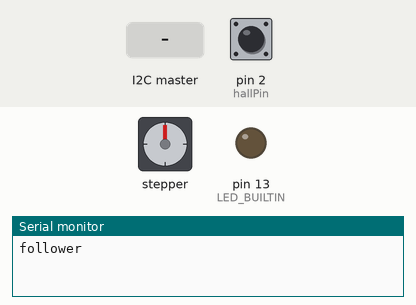
Simulated run of this sketch. Board: Arduino Uno, built with avr-gcc and run on an emulated ATmega328P. On the bench: stepper motor, output pins drawn as LEDs (lit = HIGH), the last lines printed to the serial monitor. The inputs (shaded band) are chosen by the test bench; at power-on: pin 2 (hallPin) HIGH. Stepper angles assume 400 steps per turn.

Above: at 1.2 s.
1.3 s: the I2C master sends the byte 1
At 1.45 s:
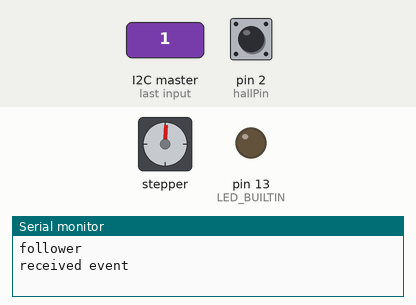
4.3 s: pin 2 (hallPin) pulled LOW for 1 s
6.9 s: pin 2 (hallPin) pulled LOW for 0.15 s
At 8.4 s:
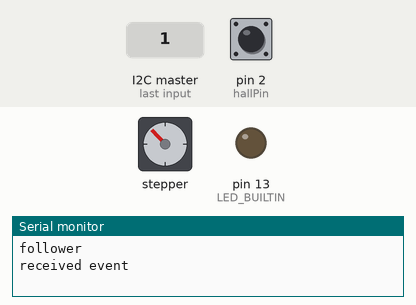
8.7 s: pin 2 (hallPin) pulled LOW for 0.15 s
At 8.93 s:
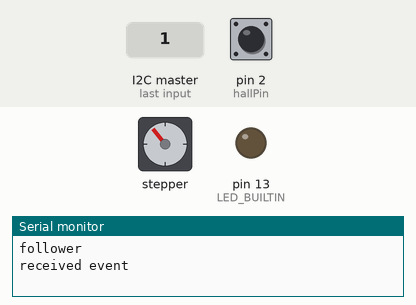
10.5 s: pin 2 (hallPin) pulled LOW for 3.2 s
At 13.78 s:
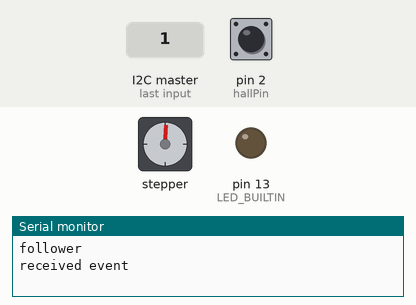
15.3 s: the I2C master sends the byte 1
At 15.45 s:
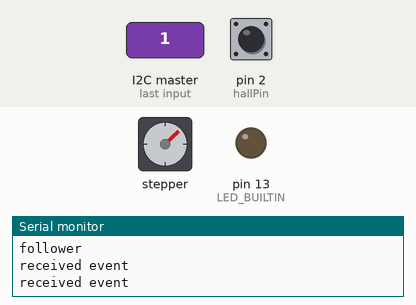
Timing chart, 0 to 19.3 s (numbered marks = the images above; inputs shaded):
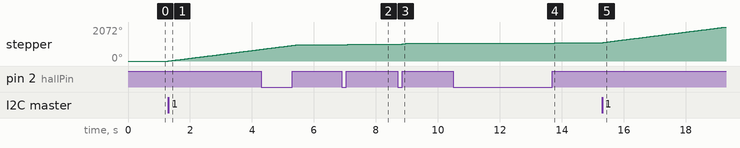

The sketch:

lab2-Follower1.ino
```cpp
#include <Wire.h>
#include <Stepper.h>

const int CALIBRATE = 1;
const int GO_TO_LETTER = 2;
const int TEST = 3;

const int FollowerAddress = 8;
const int hallPin = 2;
volatile bool startFound = false;
String flap [] = {":)", ":(", "1", "2", "3", "4", "5", "6", "7", "8", "9", "A", "B", "C", "D", "E", "F", "G", "H", "I", "J", "K", "L", "M", "N", "O", "P", "Q", "R", "S", "T", "U", "V", "W", "X", "Y", "Z", "!", "$", "%", "&", "*", "(", ")", "?", "+", "=", "/", "-"};

const int stepsPerIndex = 16;
const int stepsPerRevolution = 400; // This is the steps per revolution
int currStep = 0; // tracks the current location of our stepper
int currFlap = 0;
bool calibrated = false;
bool completedCurrentState = false;

bool ledTest = LOW;
bool goCalibrate = false;
bool offset = false;


Stepper stepper(stepsPerRevolution, 4, 3);

void setup() {
    // put your setup code here, to run once:
    pinMode(hallPin,INPUT_PULLUP); // original code used INPUT as 2nd parameter
    stepper.setSpeed(40.0); // constant speed for stepper.
    Wire.begin(FollowerAddress);
    Wire.onRequest(requestEvent);
    Wire.onReceive(receiveEvent);

    pinMode(LED_BUILTIN, OUTPUT);

    Serial.begin(9600);
//
    Serial.println("follower");

    attachInterrupt(digitalPinToInterrupt(hallPin), hallSensorInterrupt, RISING);
}

void loop() {
  if(goCalibrate) {
    stepper.step(stepsPerIndex);
  }
  if(offset) {
    stepper.step(stepsPerIndex*3);
    offset = false;
    completedCurrentState = true;
    calibrated = true;
//    delay(500);
//    stepper.step(stepsPerIndex);
  }
}

void requestEvent() {
    if(completedCurrentState){
        Wire.write(1);
    } else {
        Wire.write(0);
    }
}

void receiveEvent(int numBytes){
    completedCurrentState = false;
    int cmd;
    String value;
    Serial.println("received event");
    while (0 < Wire.available()){
        cmd = Wire.read();
        switch(cmd) {
            case TEST:
                test();
            case CALIBRATE:
                calibrate();
                break;
            case GO_TO_LETTER:
                value = Wire.read();
                moveToTarget(value);
                break;
        }
    }
}

void test() {
  Serial.println("test");
  digitalWrite(LED_BUILTIN, ledTest);
  ledTest = !ledTest;
  completedCurrentState = true;
  Serial.print("completed test");
}

void calibrate() {
//  Serial.println("calibrate follower");
//    while (digitalRead(hallPin) == 1) {
//        stepper.step(1); // keep moving 1 step at a time until sensor detects start position
//    }
//    calibrated = true;
//    Serial.print("completed calibrate");
  goCalibrate = true;
}

void moveToTarget(String target) {
//    int diff = 0; // defines the number of steps we need
//    int targetFlap = 0; // defines index of target flap
//
//    for (int i = 0; i < 50; i++) {
//        if (flap[i].equals(target)) {
//          targetFlap = i;
//        }
//    }
//
//    if (currFlap < targetFlap) {   // if current flap is earlier in array than target
//        diff = targetFlap - currFlap; // store difference
//
//    } else if (currFlap > targetFlap) { // if current flap is later in array than target
//        diff = 50 - currFlap + targetFlap;
//
//    } else { // if letters are the same
//        diff = 50;
//    }
//
//    currFlap = targetFlap; // resets currStep to our new location
//
//    stepper.step(-diff*stepsPerIndex); // moved backwards --> needed to make steps a negative
}


void hallSensorInterrupt() {
//  detachInterrupt(digitalPinToInterrupt(hallPin));
  offset = true;
  goCalibrate = false;
}
```

Measured:
- after the input at 1.3 s, stepper: keeps turning clockwise at about 239°/s, starting at once
- after the input at 6.9 s, stepper: turns 43° clockwise in 0.17 s, starting after 0.15 s
- after the input at 8.7 s, stepper: turns 44° clockwise in 0.17 s, starting after 0.15 s
- after the input at 10.5 s, stepper: turns 43° clockwise in 0.17 s, starting after 3.2 s
- after the input at 15.3 s, stepper: keeps turning clockwise at about 238°/s, starting at once
